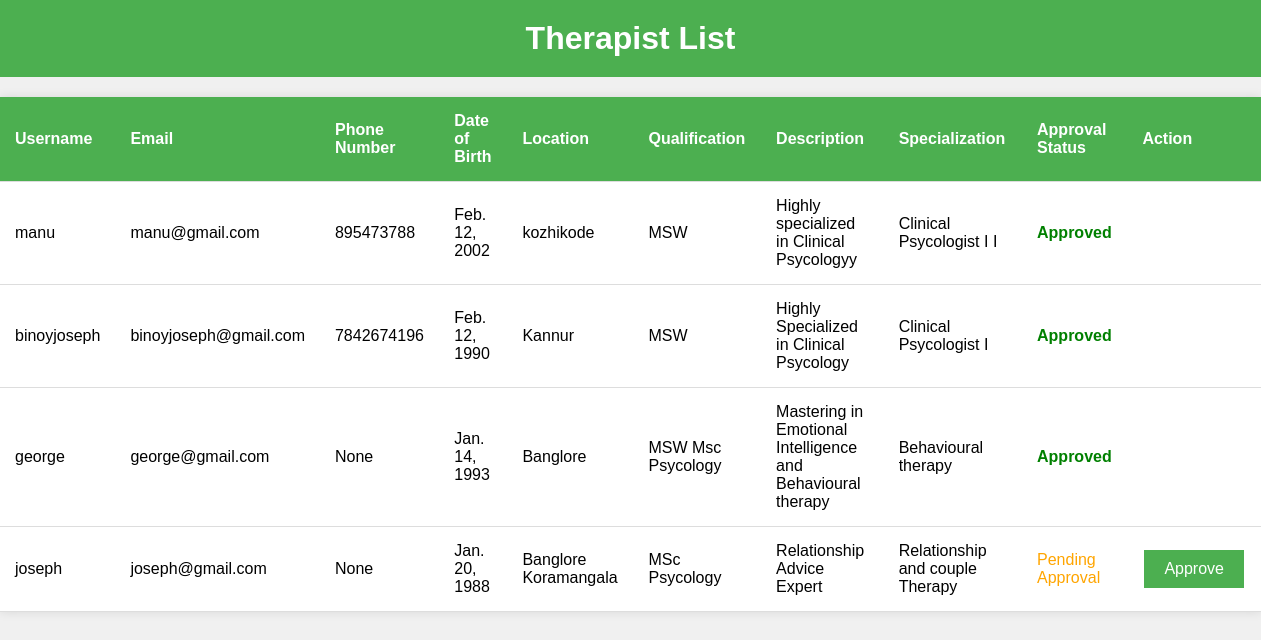
/therapist_list_new/, run on the app's committed database.
### app1/models.py (models this page shows)
class User(AbstractUser):
    class Role(models.TextChoices):
        ADMIN = "ADMIN", "Admin"
        THERAPIST = "THERAPIST", "Therapist"
        USER = "USER", "User"
    role = models.CharField(max_length=50, choices=Role.choices)
    phone_number = models.CharField(max_length=15, blank=True, null=True)
    dob = models.DateField(blank=True, null=True)
    location = models.CharField(max_length=255, blank=True, null=True)
    qualification = models.CharField(max_length=255, blank=True, null=True)
    description = models.TextField(blank=True, null=True)
    specialization = models.CharField(max_length=255, blank=True, null=True)
    is_approved = models.BooleanField(default=False)
    is_therapist = models.BooleanField(default=False)
    profile_picture = models.ImageField(upload_to='profile_pics/', blank=True, null=True)

### app1/views.py (the view)
# urls.py: path('therapist_list_new/', views.therapist_list_new, name='therapist_list_new'),
def therapist_list_new(request):
    therapists = User.objects.filter(role=User.Role.THERAPIST)
    return render(request, 'therapist_list_new.html', {'therapists': therapists})

### templates/therapist_list_new.html (shortened to what this page needs)
<!DOCTYPE html>
<html>
<head>
</head>
<body>
    <h1>Therapist List</h1>
    <table>
        <thead>
            <tr>
                <th>Username</th>
                <th>Email</th>
                <th>Phone Number</th>
                <th>Date of Birth</th>
                <th>Location</th>
                <th>Qualification</th>
                <th>Description</th>
                <th>Specialization</th>
                <th>Approval Status</th>
                <th>Action</th>
            </tr>
        </thead>
        <tbody>
            {% for therapist in therapists %}
            <tr>
                <td>{{ therapist.username }}</td>
                <td>{{ therapist.email }}</td>
                <td>{{ therapist.phone_number }}</td>
                <td>{{ therapist.dob }}</td>
                <td>{{ therapist.location }}</td>
                <td>{{ therapist.qualification }}</td>
                <td>{{ therapist.description }}</td>
                <td>{{ therapist.specialization }}</td>
                <td class="{% if therapist.is_approved %}approval-status{% else %}pending-approval{% endif %}">
                    {% if therapist.is_approved %}
                        Approved
                    {% else %}
                        Pending Approval
                    {% endif %}
                </td>
                <td>
                    {% if not therapist.is_approved %}
                        <form method="post" action="{% url 'approve_therapist' therapist.id %}">
                            <button class="action-button" type="submit">Approve</button>
                        </form>
                    {% endif %}
                </td>
            </tr>
            {% empty %}
            <tr>
                <td colspan="10" class="no-therapists">No therapists found with the role 'THERAPIST'.</td>
            </tr>
            {% endfor %}
        </tbody>
    </table>
</body>
</html>

### templates/therapist_list_new.html (style rules this page uses)
body { font-family: Arial, sans-serif; background-color: #f0f0f0; margin: 0; padding: 0; }
h1 { text-align: center; background-color: #4CAF50; color: white; padding: 20px; margin: 0; }
table { width: 100%; border-collapse: collapse; margin: 20px 0; background-color: white; box-shadow: 0px 0px 10px 0px rgba(0,0,0,0.1); }
th, td { padding: 15px; text-align: left; border-bottom: 1px solid #ddd; }
th { background-color: #4CAF50; color: white; }
.approval-status { font-weight: bold; color: green; }
.pending-approval { color: orange; }
.action-button { background-color: #4CAF50; color: white; border: none; padding: 10px 20px; text-align: center; text-decoration: none; display: inline-block; font-size: 16px; margin: 4px 2px; cursor: pointer; transition: background-color 0.3s ease; }

### data on the page
User: username "manu", email "manu@gmail.com", phone_number "895473788", dob "Feb. 12, 2002", location "kozhikode", qualification "MSW", description "Highly specialized in Clinical Psycologyy", specialization "Clinical Psycologist I I", is_approved "Approved"
User: username "binoyjoseph", email "binoyjoseph@gmail.com", phone_number "7842674196", dob "Feb. 12, 1990", location "Kannur", qualification "MSW", description "Highly Specialized in Clinical Psycology", specialization "Clinical Psycologist I", is_approved "Approved"
User: username "george", email "george@gmail.com", phone_number "None", dob "Jan. 14, 1993", location "Banglore", qualification "MSW Msc Psycology", description "Mastering in Emotional Intelligence and Behavioural therapy", specialization "Behavioural therapy", is_approved "Approved"
User: username "joseph", email "joseph@gmail.com", phone_number "None", dob "Jan. 20, 1988", location "Banglore Koramangala", qualification "MSc Psycology", description "Relationship Advice Expert", specialization "Relationship and couple Therapy", is_approved "Pending Approval"
